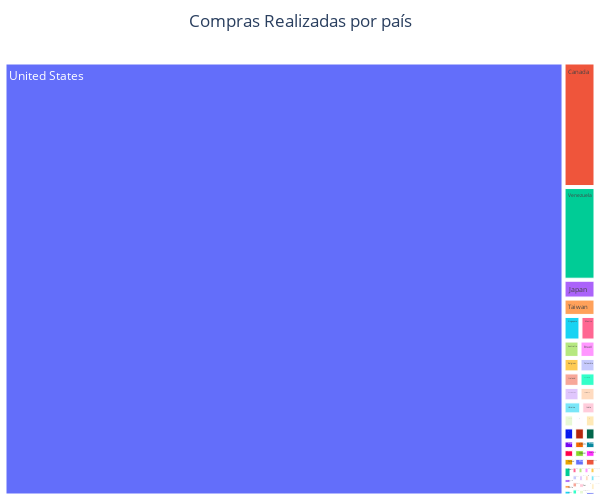

The cell this chart's notebook holds for it:
### Code cell
fig = px.treemap(transaccionesXPais, path=["country"], values='transactions',
                  color_continuous_midpoint=np.average(transaccionesXPais['transactions'], weights=transaccionesXPais['transactions']))

fig.update_layout(
                  height=500, width=600, margin={"t":40,"b":0,"l":0, "r":0, "pad":0},

                  title={
                        'text': "Compras Realizadas por país",
                        'y':0.97,
                        'x':0.5,
                        'xanchor': 'center',
                        'yanchor': 'top'},
                )
fig.show()

### Figure 1 — Plotly figure (JSON) as saved in the notebook; plotly's stock layout.template omitted (floating-point values rounded to 4 significant figures; data arrays with more than 128 entries replaced by an {"elided": "..."} marker saying what was removed)
{"data": [{"branchvalues": "total", "domain": {"x": [0, 1], "y": [0, 1]}, "hovertemplate": "labels=%{label}<br>transactions=%{value}<br>parent=%{parent}<br>id=%{id}<extra></extra>", "ids": {"elided": "213 str values"}, "labels": {"elided": "213 str values"}, "name": "", "parents": {"elided": "213 str values"}, "type": "treemap", "values": {"elided": "213 int values"}}], "layout": {"height": 500, "legend": {"tracegroupgap": 0}, "margin": {"b": 0, "l": 0, "pad": 0, "r": 0, "t": 40}, "title": {"text": "Compras Realizadas por país", "x": 0.5, "xanchor": "center", "y": 0.97, "yanchor": "top"}, "width": 600}}
